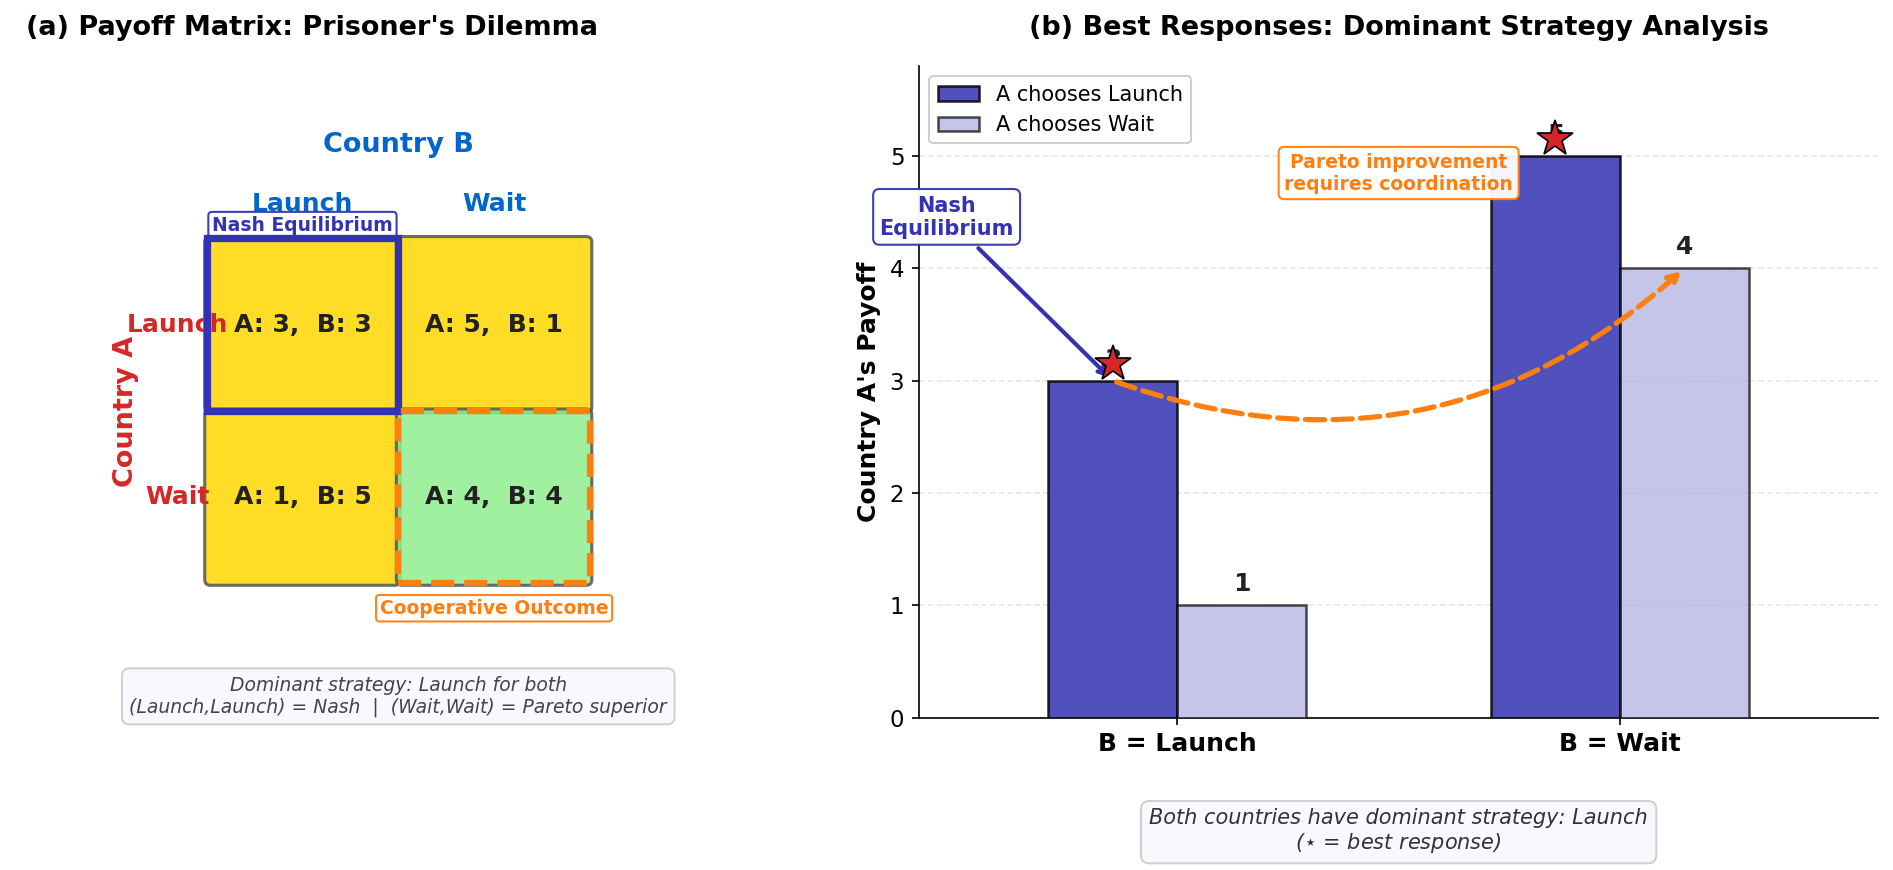

Reproduce this figure in Python.
r"""International CBDC Competition Game: Payoff Matrix and Best Responses

Two-country strategic interaction over CBDC launch timing.

Economic Model:
    Payoff: $V_i(s_i, s_j) = B_i(s_i) - C_i(s_i) + \gamma \cdot \mathbf{1}[s_i=\text{Launch}, s_j=\text{Wait}]$
    where $\gamma$ = first-mover advantage. Nash equilibrium: (Launch, Launch) when $\gamma > C - B$.
    Prisoner's dilemma structure: dominant strategy is Launch for both players,
    but mutual Wait (4,4) Pareto-dominates mutual Launch (3,3).

Citation: Benigno, Schilling & Uhlig (2022) - Cryptocurrencies, currency competition,
and the impossible trinity.
"""
import matplotlib.pyplot as plt
import matplotlib.patches as patches
import numpy as np
from pathlib import Path

# Multi-panel override: comparative statics requires simultaneous visibility

plt.rcParams.update({
    'font.size': 12, 'axes.labelsize': 12, 'axes.titlesize': 13,
    'xtick.labelsize': 11, 'ytick.labelsize': 11, 'legend.fontsize': 10,
    'figure.figsize': (14, 6), 'figure.dpi': 150
})

MLPURPLE = '#3333B2'
MLBLUE = '#0066CC'
MLORANGE = '#FF7F0E'
MLGREEN = '#2CA02C'
MLRED = '#D62728'
MLLAVENDER = '#ADADE0'

# ── Payoff matrix data ──────────────────────────────────────────────
# Rows: Country A strategies, Cols: Country B strategies
# Format: (A's payoff, B's payoff)
payoffs = {
    ('Launch', 'Launch'): (3, 3),
    ('Launch', 'Wait'):   (5, 1),
    ('Wait',   'Launch'): (1, 5),
    ('Wait',   'Wait'):   (4, 4),
}

strategies = ['Launch', 'Wait']

# Cell background colors based on joint payoff sum
cell_colors = {
    ('Launch', 'Launch'): '#FFD700',   # yellow-gold  (sum=6, Nash)
    ('Launch', 'Wait'):   '#FFD700',   # yellow-gold  (sum=6, asymmetric)
    ('Wait',   'Launch'): '#FFD700',   # yellow-gold  (sum=6, asymmetric)
    ('Wait',   'Wait'):   '#90EE90',   # light green  (sum=8, cooperative best)
}

fig, (ax1, ax2) = plt.subplots(1, 2, figsize=(14, 6))

# ═══════════════════════════════════════════════════════════════════
# Panel (a): Payoff Matrix
# ═══════════════════════════════════════════════════════════════════
ax1.set_xlim(-0.6, 2.5)
ax1.set_ylim(-0.6, 2.8)
ax1.set_aspect('equal')
ax1.axis('off')

cell_w, cell_h = 1.0, 0.9

# Origin for the 2x2 grid
ox, oy = 0.4, 0.1

# Draw column headers ("Country B")
ax1.text(ox + cell_w, oy + 2 * cell_h + 0.45, 'Country B',
         fontsize=13, fontweight='bold', ha='center', color=MLBLUE)
for j, s in enumerate(strategies):
    ax1.text(ox + j * cell_w + cell_w / 2, oy + 2 * cell_h + 0.18,
             s, fontsize=12, fontweight='bold', ha='center', va='center',
             color=MLBLUE)

# Draw row headers ("Country A")
ax1.text(ox - 0.42, oy + cell_h, 'Country A',
         fontsize=13, fontweight='bold', ha='center', va='center',
         rotation=90, color=MLRED)
for i, s in enumerate(strategies):
    ax1.text(ox - 0.15, oy + (1 - i) * cell_h + cell_h / 2,
             s, fontsize=12, fontweight='bold', ha='center', va='center',
             color=MLRED)

# Draw cells
for i, row_s in enumerate(strategies):
    for j, col_s in enumerate(strategies):
        x = ox + j * cell_w
        y = oy + (1 - i) * cell_h

        pa, pb = payoffs[(row_s, col_s)]
        bg = cell_colors[(row_s, col_s)]

        # Cell rectangle
        rect = patches.FancyBboxPatch(
            (x + 0.02, y + 0.02), cell_w - 0.04, cell_h - 0.04,
            boxstyle='round,pad=0.03', facecolor=bg, edgecolor='#555555',
            linewidth=1.5, alpha=0.85)
        ax1.add_patch(rect)

        # Payoff text
        ax1.text(x + cell_w / 2, y + cell_h / 2,
                 f'A: {pa},  B: {pb}',
                 fontsize=12, fontweight='bold', ha='center', va='center',
                 color='#222222')

# Highlight Nash equilibrium (Launch, Launch) with thick purple border
nash_x = ox + 0 * cell_w
nash_y = oy + 1 * cell_h
nash_rect = patches.Rectangle(
    (nash_x, nash_y), cell_w, cell_h,
    linewidth=3.5, edgecolor=MLPURPLE, facecolor='none', zorder=10,
    linestyle='-')
ax1.add_patch(nash_rect)
ax1.text(nash_x + cell_w / 2, nash_y + cell_h + 0.02,
         'Nash Equilibrium', fontsize=9, fontweight='bold',
         ha='center', va='bottom', color=MLPURPLE,
         bbox=dict(boxstyle='round,pad=0.2', facecolor='white',
                   edgecolor=MLPURPLE, alpha=0.95))

# Highlight cooperative outcome (Wait, Wait) with dashed orange border
coop_x = ox + 1 * cell_w
coop_y = oy + 0 * cell_h
coop_rect = patches.Rectangle(
    (coop_x, coop_y), cell_w, cell_h,
    linewidth=3, edgecolor=MLORANGE, facecolor='none', zorder=10,
    linestyle='--')
ax1.add_patch(coop_rect)
ax1.text(coop_x + cell_w / 2, coop_y - 0.08,
         'Cooperative Outcome', fontsize=9, fontweight='bold',
         ha='center', va='top', color=MLORANGE,
         bbox=dict(boxstyle='round,pad=0.2', facecolor='white',
                   edgecolor=MLORANGE, alpha=0.95))

# Panel title
ax1.set_title('(a) Payoff Matrix: Prisoner\'s Dilemma',
              fontsize=13, fontweight='bold', pad=15)

# Legend note
ax1.text(ox + cell_w, oy - 0.48,
         'Dominant strategy: Launch for both\n'
         '(Launch,Launch) = Nash  |  (Wait,Wait) = Pareto superior',
         fontsize=9, ha='center', va='top', style='italic',
         color='#444444',
         bbox=dict(boxstyle='round,pad=0.4', facecolor='#F8F8FF',
                   edgecolor='#CCCCCC', alpha=0.9))


# ═══════════════════════════════════════════════════════════════════
# Panel (b): Best Response / Reaction Functions (grouped bars)
# ═══════════════════════════════════════════════════════════════════

# Data for grouped bars
# When B = Launch: A gets 3 (Launch) or 1 (Wait)
# When B = Wait:   A gets 5 (Launch) or 4 (Wait)
b_strategies = ['B = Launch', 'B = Wait']
a_launch_payoffs = [3, 5]   # A's payoff from Launch given B's choice
a_wait_payoffs   = [1, 4]   # A's payoff from Wait given B's choice

x_pos = np.array([0, 1.2])
bar_w = 0.35

# A = Launch bars
bars_launch = ax2.bar(x_pos - bar_w / 2, a_launch_payoffs, bar_w,
                       color=MLPURPLE, alpha=0.85, edgecolor='black',
                       linewidth=1.2, label='A chooses Launch', zorder=3)

# A = Wait bars
bars_wait = ax2.bar(x_pos + bar_w / 2, a_wait_payoffs, bar_w,
                     color=MLLAVENDER, alpha=0.7, edgecolor='black',
                     linewidth=1.2, label='A chooses Wait', zorder=3)

# Highlight best responses with star markers
for idx in range(2):
    # Launch is always the best response (dominant strategy)
    best_val = a_launch_payoffs[idx]
    ax2.plot(x_pos[idx] - bar_w / 2, best_val + 0.15, '*',
             color=MLRED, markersize=18, zorder=5,
             markeredgecolor='black', markeredgewidth=0.8)

# Value labels on bars
for bar_group, values in [(bars_launch, a_launch_payoffs),
                           (bars_wait, a_wait_payoffs)]:
    for bar, val in zip(bar_group, values):
        ax2.text(bar.get_x() + bar.get_width() / 2, bar.get_height() + 0.08,
                 str(val), ha='center', va='bottom', fontsize=12,
                 fontweight='bold', color='#222222')

# Mark Nash equilibrium
ax2.annotate('Nash\nEquilibrium',
             xy=(x_pos[0] - bar_w / 2, a_launch_payoffs[0]),
             xytext=(x_pos[0] - bar_w / 2 - 0.45, a_launch_payoffs[0] + 1.3),
             fontsize=10, fontweight='bold', color=MLPURPLE, ha='center',
             arrowprops=dict(arrowstyle='->', color=MLPURPLE, lw=2),
             bbox=dict(boxstyle='round,pad=0.3', facecolor='white',
                       edgecolor=MLPURPLE, alpha=0.95))

# Arrow from Nash (3) to Cooperative (4) with annotation
ax2.annotate('',
             xy=(x_pos[1] + bar_w / 2, a_wait_payoffs[1]),
             xytext=(x_pos[0] - bar_w / 2, a_launch_payoffs[0]),
             arrowprops=dict(arrowstyle='->', color=MLORANGE, lw=2.5,
                             linestyle='--', connectionstyle='arc3,rad=0.3'))

ax2.text(0.6, 4.7,
         'Pareto improvement\nrequires coordination',
         fontsize=9, fontweight='bold', ha='center', color=MLORANGE,
         bbox=dict(boxstyle='round,pad=0.3', facecolor='white',
                   edgecolor=MLORANGE, alpha=0.95))

# Dominant strategy annotation
ax2.text(0.6, -0.8,
         'Both countries have dominant strategy: Launch\n'
         r'($\star$ = best response)',
         fontsize=10, ha='center', va='top', style='italic',
         color='#333333',
         bbox=dict(boxstyle='round,pad=0.4', facecolor='#F8F8FF',
                   edgecolor='#CCCCCC', alpha=0.9))

# Formatting
ax2.set_xticks(x_pos)
ax2.set_xticklabels(b_strategies, fontsize=12, fontweight='bold')
ax2.set_ylabel("Country A's Payoff", fontweight='bold')
ax2.set_ylim(0, 5.8)
ax2.set_xlim(-0.7, 1.9)
ax2.set_title("(b) Best Responses: Dominant Strategy Analysis",
              fontsize=13, fontweight='bold', pad=15)
ax2.legend(loc='upper left', framealpha=0.95, fontsize=10)
ax2.grid(axis='y', alpha=0.3, linestyle='--', zorder=0)

# Remove top and right spines
ax2.spines['top'].set_visible(False)
ax2.spines['right'].set_visible(False)

# ═══════════════════════════════════════════════════════════════════
# Save
# ═══════════════════════════════════════════════════════════════════
plt.tight_layout(w_pad=3)

out_dir = Path(__file__).parent
plt.savefig(out_dir / 'chart.pdf', dpi=300, bbox_inches='tight')
plt.savefig(out_dir / 'chart.png', dpi=150, bbox_inches='tight')
plt.close()
print("Chart saved to chart.pdf and chart.png")
